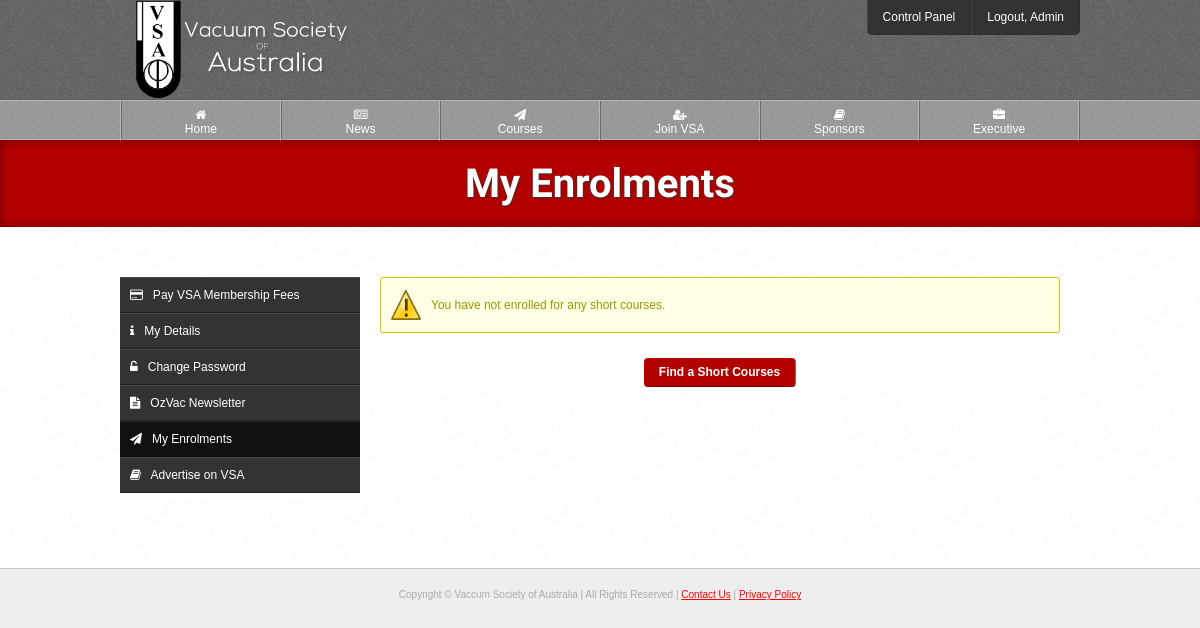
The page /source/account/enrolments.php (signed in) on the database as committed earlier.
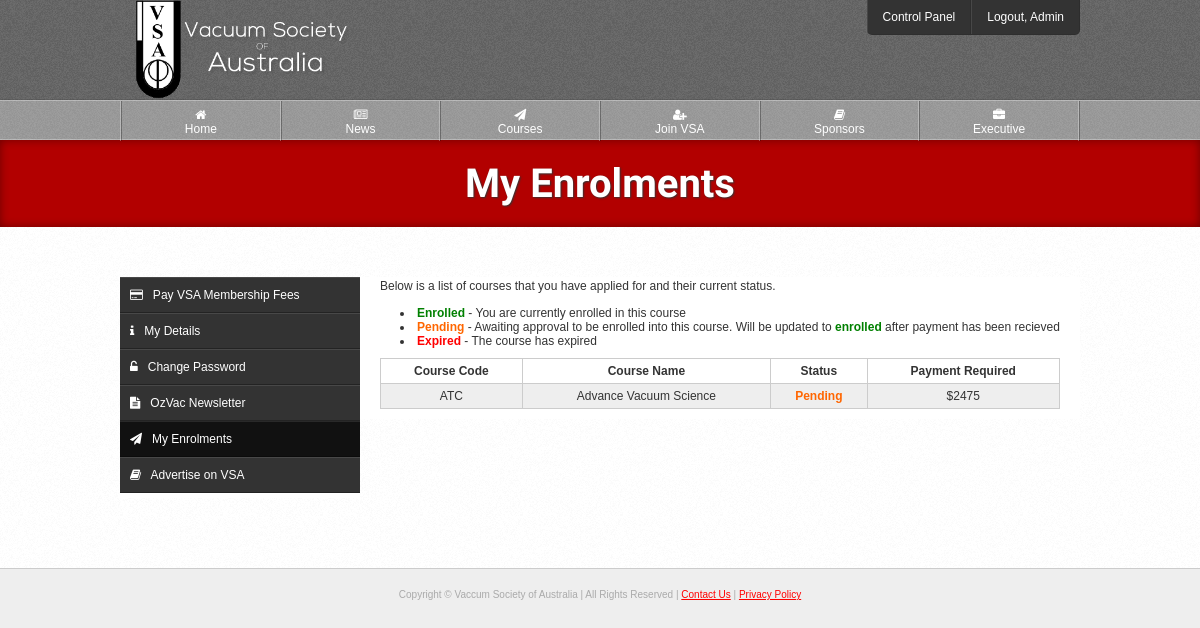
The same page on the database as committed later.
### tables this page shows
CREATE TABLE IF NOT EXISTS `enrolments` (
  `id` int(10) NOT NULL AUTO_INCREMENT,
  `user_id` int(10) NOT NULL,
  `course_id` int(10) NOT NULL,
  `status` enum('0','1') NOT NULL,
  `payment_required` varchar(10) NOT NULL,
  PRIMARY KEY (`id`)
);

CREATE TABLE IF NOT EXISTS `courses` (
  `id` int(10) NOT NULL AUTO_INCREMENT,
  `code` varchar(10) NOT NULL,
  `name` varchar(100) NOT NULL,
  `duration` varchar(50) NOT NULL,
  `date` varchar(100) NOT NULL,
  `time` varchar(20) NOT NULL,
  `location` varchar(100) NOT NULL,
  `cost` varchar(10) NOT NULL,
  `expired` enum('0','1') NOT NULL,
  PRIMARY KEY (`id`)
);

### source/classes/Courses.php (called while the page is built, shortened)
<?php
class Courses {
	private $count;
	private $data;
	public function getUserEnrolments($user_id) {
		$user_id = (int)$user_id;
		try {
			$q = DB::$db->prepare("
				SELECT *
				FROM enrolments
				INNER JOIN courses
				ON enrolments.course_id = courses.id
				WHERE enrolments.user_id = :id
			");
			$q->execute([':id' => $user_id]);
		} catch(PDOException $ex) {
			die($ex->getMessage());
		}
		$this->count = $q->rowCount();
		if($this->count != 0)
			while($r = $q->fetch(PDO::FETCH_OBJ))
				$this->data[] = $r;
		return $this->data;
	}
	public function getCount() {
		return $this->count;
	}
}

### source/account/enrolments.php (the view, shortened to what this page needs)
<?php
$t = new Template("acc_");
$t->setTitle("My Enrolments");
include $t->load("template/head.php");
include $t->load("template/header.php");
$_courses = new Courses;
$enrolments = $_courses->getUserEnrolments($_SESSION['logged']);
?>
	<div id="page-heading">
		<h1>My Enrolments</h1>
	</div>
	<div class="outer-wrapper white">
		<div class="inner-wrapper">
			<?php include $t->load("template/account-nav.php"); ?>
			<section class="right-main">
				<?php if($_courses->getCount() != 0): ?>
					<p>Below is a list of courses that you have applied for and their current status.</p>
					<ul>
						<li><span class="text-green"><b>Enrolled</b></span> - You are currently enrolled in this course</li>
						<li><span class="text-orange"><b>Pending</b></span> - Awaiting approval to be enrolled into this course. Will be updated to <span class="text-green"><b>enrolled</b></span> after payment has been recieved</li>
						<li><span class="text-red"><b>Expired</b></span> - The course has expired</li>
					</ul>
					<table class="style">
						<tr>
							<th>Course Code</th>
							<th>Course Name</th>
							<th>Status</th>
							<th>Payment Required</th>
						</tr>
						<?php foreach($enrolments as $enrolment): ?>
							<tr>
								<td><?=$enrolment->code;?></td>
								<td><?=$enrolment->name;?></td>
								<td>
									<?php if($enrolment->expired == '1'): ?>
										<span class="text-red"><b>Expired</b></span>
									<?php elseif($enrolment->status === '1'): ?>
										<span class="text-green"><b>Enrolled</b></span>
									<?php elseif($enrolment->status === '0'): ?>
										<span class="text-orange"><b>Pending</b></span>
									<?php endif; ?>
								</td>
								<td>$<?=($enrolment->status === '0') ? $enrolment->payment_required : 0;?></td>
							</tr>
						<?php endforeach; ?>
					</table>
				<?php else: ?>
					<div class="notice-box yellow-notice">You have not enrolled for any short courses.</div>
					<div class="center">
						<a href="<?=PATH;?>courses" class="btn">Find a Short Courses</a>
					</div>
				<?php endif; ?>
			</section>
		</div>
	</div>
<?php include $t->load("template/footer.php"); ?>

Rows that differ between the two databases and show on the page:
added enrolments: course.code "ATC", course.name "Advance Vacuum Science", status "Pending", payment_required "2475"
Other text that changed with them:
text no longer shown: "You have not enrolled for any short courses. Find a Short Courses"
text now shown: "Below is a list of courses that you have applied for and their current status. Enrolled - You are currently enrolled in this course Pending - Awaiting approval to be enrolled into this course. Will be updated to enrolled after payment has been recieved Expired - The course has expired Course Code Course Name Status Payment Required"
